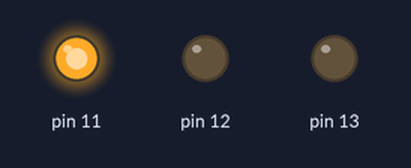
The sketch below on a simulated Arduino Uno, built with avr-gcc and run on an emulated ATmega328P. Shown: output pins drawn as LEDs (lit = HIGH).

Above: at 0.5 s.
At 2.5 s:
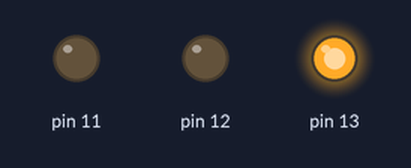
At 3.5 s:
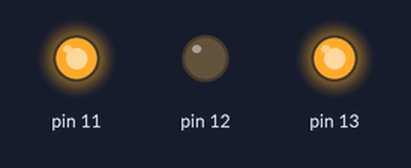
At 4.5 s:
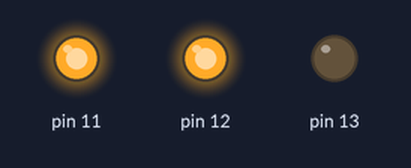
At 6.5 s:
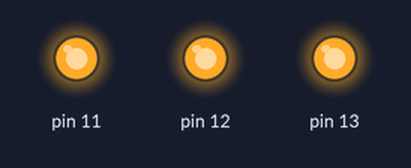
At 8.5 s:
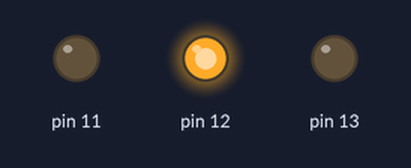
Timing chart, 0 to 9.1 s (numbered marks = the images above):
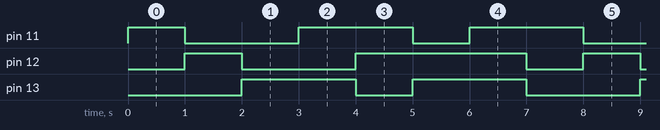

The sketch:

TEJ3M2-2-04.ino
```cpp
/*
Created Feb 2026
by Jack Langdon
Turns on LED for one second then off for one second repeadted.
*/

void setup()
{
  // initialize digital pin LED_BUILTIN as an output.
  pinMode(11, OUTPUT);
  pinMode(12, OUTPUT);
  pinMode(13, OUTPUT);
}

void loop()
{
  // the loop funtion runs over and over again forever
  digitalWrite(11, HIGH); // turn LED on
  digitalWrite(12, LOW); //turn LED off
  digitalWrite(13, LOW); //turn LED off
  delay(1000); // wait a second

   //
  digitalWrite(11, LOW); //turn LED off
  digitalWrite(12, HIGH); // turn LED on
  digitalWrite(13, LOW); //turn LED off
  delay(1000); // wait a second

  //
  digitalWrite(11, LOW); //turn LED off
  digitalWrite(12, LOW); // turn LED on
  digitalWrite(13, HIGH); //turn LED off
  delay(1000); // wait a second

   //
  digitalWrite(11, HIGH); //turn LED off
  digitalWrite(12, LOW); // turn LED on
  digitalWrite(13, HIGH); //turn LED off
  delay(1000); // wait a second

  //
  digitalWrite(11, HIGH); //turn LED off
  digitalWrite(12, HIGH); // turn LED on
  digitalWrite(13, LOW); //turn LED off
  delay(1000); // wait a second

  //
  digitalWrite(11, LOW); //turn LED off
  digitalWrite(12, HIGH); //turn LED off
  digitalWrite(13, HIGH); // turn LED on
  delay(1000); // wait a second
  //

  digitalWrite(11, HIGH); //turn LED off
  digitalWrite(12, HIGH); //turn LED off
  digitalWrite(13, HIGH); // turn LED on
  delay(1000); // wait a second
}
```

Measured:
- by itself, pin 11: repeats every 7.0 s: LOW 2.0 s, HIGH 2.0 s, LOW 1.0 s, HIGH 2.0 s
- by itself, pin 12: repeats every 7.0 s: LOW 2.0 s, HIGH 3.0 s, LOW 1.0 s, HIGH 1.0 s
- by itself, pin 13: repeats every 7.0 s: LOW 1.0 s, HIGH 2.0 s, LOW 2.0 s, HIGH 2.0 s
